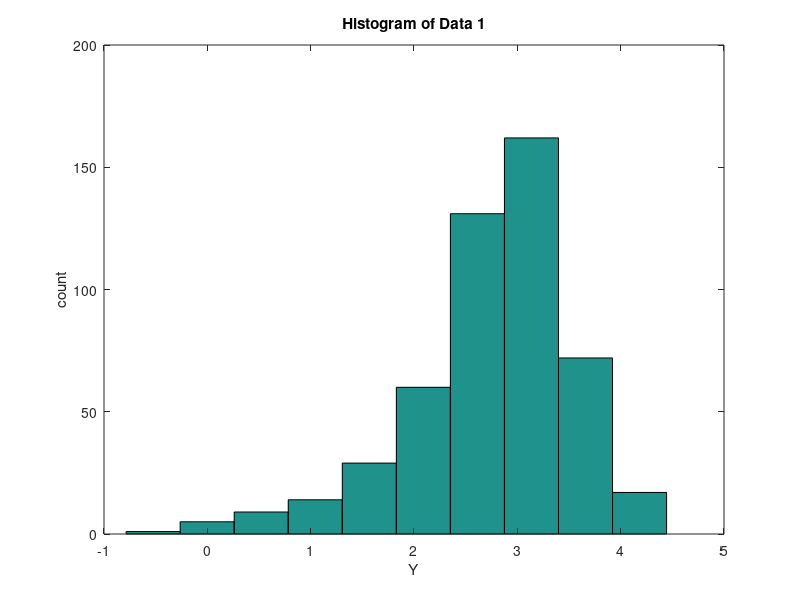

This chart was generated by the following MATLAB code: (Note: this script raises an error after producing the figure.)
clear;

% load hw6_2_data1.mat
load hw6_2_data2.mat

figure(1);
hist(Y);
title("Histogram of Data 1");
% title("Histogram of Data 2");
xlabel("Y");
ylabel("count");

n = length(Y);
eps = 1e-3;
% [a1,mu1,sig1,a2,mu2,sig2] = deal(0.3, 0, 1.3, 0.7, 5, 1);
[a1,mu1,sig1,a2,mu2,sig2] = deal(0.3, 2.25, 1.5, 0.7, 3.25, 1);
llh_seq = log_ll(Y,a1,mu1,sig1,a2,mu2,sig2);
while true
    [P1, P2] = label_prob(Y,a1,mu1,sig1,a2,mu2,sig2);
    a1_new = sum(P1) / n;
    mu1_new = sum(Y .* P1) / sum(P1);
    sig1_new = sqrt(sum((Y-mu1_new).^2 .* P1) / sum(P1));
    a2_new = sum(P2) / n;
    mu2_new = sum(Y .* P2) / sum(P2);
    sig2_new = sqrt(sum((Y-mu2_new).^2 .* P2) / sum(P2));
    
    llh_seq = [llh_seq, log_ll(Y,a1_new,mu1_new,sig1_new,a2_new,mu2_new,sig2_new)];
    % loss = max([abs(a1_new - a1), abs(mu1_new - mu1), abs(sig1_new - sig1), abs(a2_new - a2), abs(mu2_new - mu2), abs(sig2_new - sig2)]);
    loss = max([sqrt((a1_new-a1)^2+(a2_new-a2)^2), sqrt((mu1_new-mu1)^2+(mu2_new-mu2)^2), sqrt((sig1_new-sig1)^2+(sig2_new-sig2)^2)]);
    if loss < eps
        opt_params = [a1_new, mu1_new, sig1_new, a2_new, mu2_new, sig2_new];
        break;
    end
    a1 = a1_new;
    mu1 = mu1_new;
    sig1 = sig1_new;
    a2 = a2_new;
    mu2 = mu2_new;
    sig2 = sig2_new;
end

figure(2);
plot(llh_seq, "Linewidth", 2);
xlabel("m-th iteration");
ylabel("Sum of data log-likelihood");
title("Observed data log-likelihood evolution of Data 1");
% title("Observed data log-likelihood evolution of Data 2");

function L = log_ll(Y, a1, mu1, sig1, a2, mu2, sig2)
    L = sum(log(a1 * normpdf(Y, mu1, sig1) + a2 * normpdf(Y, mu2, sig2)));
end

function [P1, P2] = label_prob(x,a1,mu1,sig1,a2,mu2,sig2)
    P1 = (a1 * normpdf(x, mu1, sig1)) ./ ((a1 * normpdf(x, mu1, sig1)) + (a2 * normpdf(x, mu2, sig2)));
    P2 = 1 - P1;
end